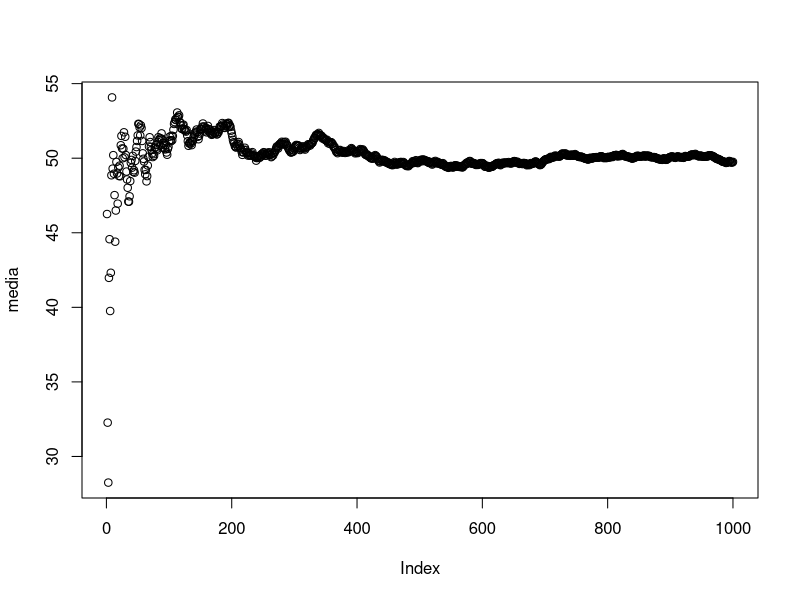
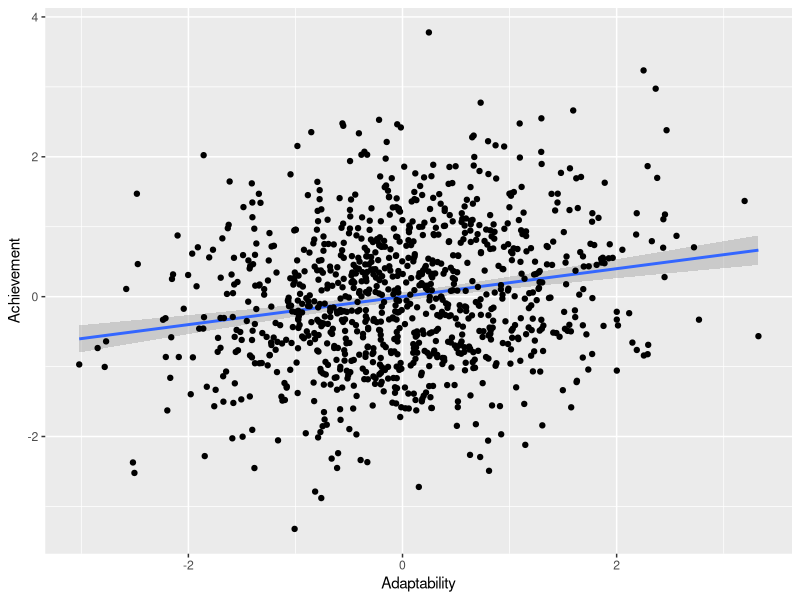
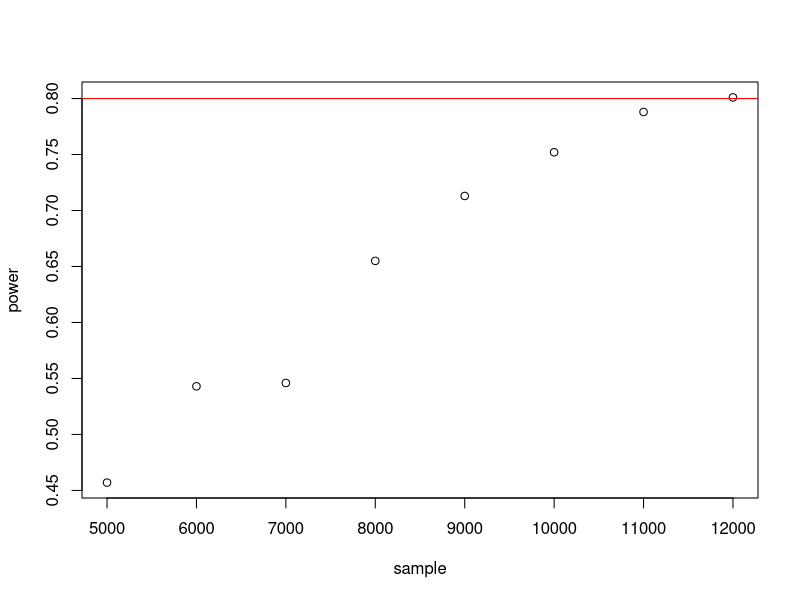

Here is the R script that generated these plots, in order:
###########################
# USARE I CICLI FOR E WHILE PER CALCOLARE IL POWER
############################
#CICLI FOR
#Il ciclo for ci permette di ripetere una stessa serie di operazioni un certo numero di volte
#Proviamo a scrivere la stessa cosa 10 volte
for(i in 1:10){           #qua iniziamo a scrivere la funzione e specifichiamo il nome della nostra variabile "contatore" (i) e cosa deve contare (da 1 a 10)
  print(i)                #qua diciamo a R di fare qualcosa, in questo caso di scrivere il valore di "i"
  print("Well done!")     #e ogni volta gli diciamo anche di scrivere queste due parole "Well done!"
}                         #e poi chiudiamo la graffa

#Facciamolo piano. Qui, alla funzione precedente aggiungiamo un pezzettino solo per rallentare il ciclo e osservare cosa succede
for(i in 1:10){
  Sys.sleep(0.5)
  print(i)
  print("Well done!")
}

#Simuliamo dei numeri dieci volte
for(i in 1:10){
  Sys.sleep(0.5)
  print(rnorm(1,0,1)) #continuiamo a fare come prima, ma modifichiamo la funzione interna chiedendo a R di estrarre un numero da una distribuzione di punti z
}

#Facciamo un ciclo dentro qualcosa
#Non sempre sappiamo quanto dev'essere lungo il ciclo. A volte infatti vogliamo che faccia qualcosa
#per ogni elemento di un dataset o di una lista, quindi ? meglio dirgli di calcolarsi da solo l'N

complimento <- c("bravo", "very well", "wow", "this is amazing!", "OMG",
                 "you're doing so well", "and getting better", "better than Enrico") #Questa ? la nostra lista di lunghezza N sconosciuta o variabile
for(i in 1:length(complimento)){ #Qui indichiamo che la nostra "i" varier? da 1 fino a quanto ? lunga la lista (il vettore in realt?)
  Sys.sleep(1)
  print(complimento[i]) #di volta in volta diciamo a R di scrivere che elemento c'? nel vettore "complimento" alla posizione "i"
}

#Salviamo i risultati di un ciclo for
#Fino ad ora abbiamo fatto fare cose a R e abbiamo visto cosa succedeva, un po' come fosse uno spettacolo teatrale.
#Solitamente per? ci interessa fare qualcosa di pratico all'interno dei cicli e salvarci quello che ? successo, 
#...o almeno quella piccola cosa che ci interessa, come il p value

iter <- 10   #iter ? il numero di volte che vogliamo far girare il ciclo. 
total <- c() #questo ? invece un vettore vuoto in cui possiamo salvare nuove informazioni. Ci servir? per salvare i valori generati durante il ciclo

for (i in 1:iter) { #Quindi facciamo cicli da 1 a iter volte
  Sys.sleep(0.5)    
  total[i] <- 0 + i #e salviamo nel vettore "total" alla posizione "i" la somma di 0 + "i" ("i" varier? di volta in volta)
  print(total)      #vediamo come si trasforma il vettore a ogni iterazione
}

#Ma possiamo anche far succedere pi? cose nel mezzo
#In questo esempio genereremo l'et? di una persona da una distribuzione normale di et? (quella italiana approssimativamente)
#assegneremo ogni "persona" a un gruppo di anzianit? diverso (minorenni, giovani adulti e adulti adulti)
#calcoleremo la media di et? della popolazione a ogni iterazione
#Il risultato di ogni singola operazione verr? salvato in uno di tre appositi vettori inizialmente vuoti
rm(list = ls()) #Elimino tutto quello che ho salvato nell'environment
iter <- 1000 #Di nuovo il numero di iterazioni e una serie di vettori vuoti
anni <- c()
media <- c()
gruppo <- c()

for (i in 1:iter) {
  #simulo i dati relativi all'et? da una popolazione con eta media distribuita tra 0 e 99 anni
  anni[i] <- runif(1, min = 0, max = 99)
  #assegno a ogni persona un gruppo di appartenenza usando "ifelse" (l'abbiamo visto due volte fa)
  gruppo[i] <- ifelse(anni[i] < 18, "minorenne", 
                      ifelse(anni[i] < 35, "giovane-adulto",
                             "adulto-adulto"))
  #calcolo la media dell'età delle persone simulate fino a questo momento
  media[i] <- mean(anni)
}

plot(media) #plottiamo il risultato
mean(anni)  #calcoliamo la media della popolazione
table(gruppo) #vediamo la numerosit? dei diversi gruppi

#Facciamo qualcosa di utile adesso
rm(list = ls())
###########################
#Feraco et al., 2022
#L'adattabilità predice i voti scolastici?
library(lavaan)
library(MASS)

CovMat<-lav_matrix_lower2full(c(1,
                                .20,1)) #generiamo due variabili correlate (r = .20) come fatto la volta scorsa
colnames(CovMat) <- c("Ad", "Gp") #diamo un nome alle colonne
rownames(CovMat) <- c("Ad", "Gp") #e alle righe della matrice

db <- as.data.frame(mvrnorm(n = 1000, mu = c(0,0), Sigma = CovMat, empirical = T)) #simuliamo 1000 osservazioni a partire dalla matrice di correlazioni
m  <- lm(Gp ~ Ad, data = db) #fittiamo un modello lineare (essendo una dipendente e una indipendente, stiamo facendo una correlazione fondamentalmente)
summary(m)$coefficients[2,4] #questo ? il p value tirato fuori dal summary dei risultati.

library(ggplot2) #qui facciamo un semplice plot delle osservazioni
ggplot(db, mapping = aes(x = Ad, y = Gp)) +
  geom_smooth(method = "lm") +
  geom_point() +
  xlab("Adaptability") +
  ylab("Achievement")

#Ciclo FOR per power analisi
#Iniziamo a fare una power analisi. Per farlo, ci servono:
N = 200 #quanti partecipanti vogliamo testare per vedere se abbiamo il power?
iter = 500 #quante iterazioni facciamo? pi? sono meglio ?
p = c()    #i valori di "p" per vedere quante volte esce significativo
b = c()    #e anche i beta se vogliamo vedere altro (quanto grande ? l'effetto significativo minimo?)

for (i in 1:iter) {
  db <- as.data.frame(mvrnorm(CovMat, n = N, mu = c(0,0), empirical = F)) #simuliamo di volta in volta un nuovo dataset dalla matrice di prima
  m <- lm(Gp ~ Ad, data = db) #fittiamo il modello
  p[i] <- summary(m)$coefficients[2,4] #salviamo il valore di p che ci interessa
  b[i] <- summary(m)$coefficients[2,1] #e il beta di interesse
}
mean(p<.05) #quante volte p <.05? WE HAVE THE POWER!
mean(b>.15) #quante volte la relazione ? almeno di .15? mmmm...

###RENDIAMO IL MODELLO MULTIPLO
#Raramente (mai) i costrutti psicologici sono ortogonali tra di loro e, a volte, ? il caso di controllare per tali correlazioni
#In questi casi ? meglio ipotizzare una matrice di correlazioni pi? completa, che consideri anche altri fattori potenzialmente importanti
#Oltre alla correlazione tra adattabilit? (Ad) e achievement (Gp) consideriamo quindi le emozioni scolastiche (em), la self efficacy (se)
#e l'apprendimento autoregolato (sr) e costruiamo una matrice di correlazione pi? completa usando lo stesso codice di prima

#Matrice di correlazione ipotetica
#                               Ad   Em   Se   Sr   Gp  
CovMat<-lav_matrix_lower2full(c(  1,
                                .30,  1,
                                .40, .30,   1,
                                .40, .30, .35,   1,
                                .20, .15, .45, .30,  1))


colnames(CovMat)<-c("Ad", "Em", "Se", "Sr", "Gp")
rownames(CovMat)<-c("Ad", "Em", "Se", "Sr", "Gp")
CovMat

#Simulare i dati
db<-data.frame(mvrnorm(n=1000, mu=c(0,0,0,0,0), CovMat, empirical = T))
head(db) #vediamo le prime sei righe del dataset creato
round(cor(db),2) #controlliamo che i dati abbiano effettivamente le correlazioni ipotizzate

m <- lm(Gp ~ Ad + Em + Se + Sr, data = db) #fittiamo lo stesso modello di regressione, ma aggiungiamo i predittori multipli
res <- summary(m) #salviamo i risultati
res$coefficients[,4] #prendiamo tutti i p value degli effetti

#Ciclo for per power analisi
#questa volta vogliamo salvarci tutti i p value (non si sa mai), quindi ci servir? una matrice e non pi? un vettore
iter = 1000
N = 5000
p = matrix(nrow = iter, ncol = ncol(db)) #matrice per il salvataggio dei risultati multipli
colnames(p) <- c("intercept", "ad", "em", "se", "sr") #diamo il nome alle colonne della matrice
p <- as.data.frame(p) #trasformiamola in dataframe

for (i in 1:iter) {
  #Simuliamo nuovi dati ogni volta
  db<-data.frame(mvrnorm(n=N, mu=c(0,0,0,0,0), CovMat, empirical = F)) #Empirical = F
  #Fittiamo il modello
  m <- lm(Gp ~ Ad + Em + Se + Sr, data = db)
  #Salviamo i valori di p nella nostra matrice
  p[i,] <- summary(m)$coefficients[,4] #in ogni riga della matrice salviamo i p, in modo che corrispondano alle colonne
}

head(p)
colSums(p < .05)/iter #qual è il power di ogni singolo effetto

#E se volessimo il power di tutti gli effetti?
p$totPower <- rowSums(p[,2:5]<.05)
sum(p$totPower == 4)/iter


#CICLO WHILE...lo vediamo pi? avanti
####PROSEGUIAMO FINCHE NON SI TROVA L'N ADEGUATO
iter = 1000 #quante interazioni
p = c()     #salviamo solo quello che ci interessa
power_at_n = c(0) #qua calcoliamo il power ogni volta che finisce un ciclo
N = 5000    #qua la numerosità del primo ciclo
k = 2       #questo ci serve solo per fare andare il ciclo while
sample = c()#solo per tenere traccia degli N ispezionati

while (power_at_n[k-1] < .80) {#finchè power_at_n non raggiunge .80, continuiamo
  for (i in 1:iter) {
    #Simuliamo nuovi dati ogni volta
    db<-data.frame(mvrnorm(n=N, mu=c(0,0,0,0,0), CovMat, empirical = F)) #Empirical = F
    #Fittiamo il modello
    m <- lm(Gp ~ Ad + Em + Se + Sr, data = db)
    #Salviamo i valori di p nella nostra matrice
    p[i] <- summary(m)$coefficients[2,4]
  }
  power_at_n[k] <- mean(p < .05) #calcoliamo il power
  sample[k-1] <- N #salviamo l'N usato
  N = N + 1000 #Aumentiamo la numerosità campionaria
  k = k+1 #passiamo al prossimo ciclo
}
plot(sample, power_at_n[-1], ylab = "power")
abline(h =.80, col = "red")
